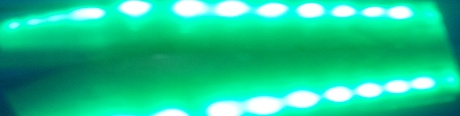
#> input picture data/green_buoy_pool_img.jpg, 460 x 116 px
$ python -i imageProcessing.py   (imports and definitions only)
#> lines starting #> are read from the running program, lines starting #| are printed output that depends on the picture; after the words box and inside, x2 and y2 are one past the last pixel; in counts of white or black regions, pixels touching at a corner belong together
#> further down, picture is the input picture: shape (116, 460, 3); mean B, G, R 144.9, 198, 27.6
import numpy as np # numerical functions
import matplotlib.pyplot as plt # plotting tools
import cv2 # opencv

class imageProcessing():
    def __init__(self):
        self.__image = None

    def __detect_green_buoy(self, img):
        #img = cv2.imread(file_name)
        img = cv2.resize(img, (640, 480))
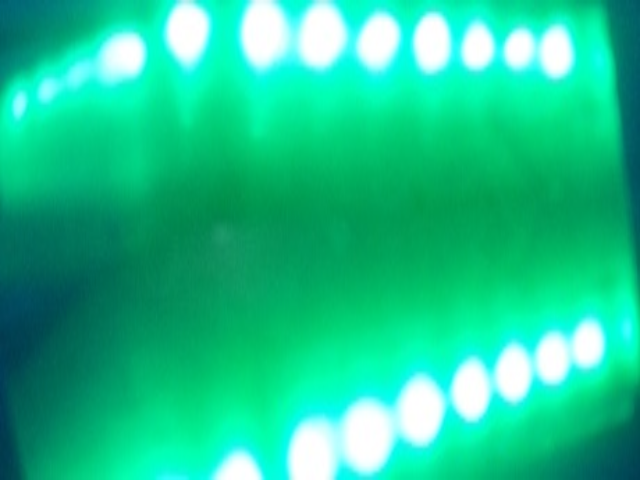
#> img: shape (480, 640, 3); mean of channels 0, 1, 2 144.7, 197.9, 27.5; drawn as B, G, R
        img = cv2.cvtColor(img, cv2.COLOR_BGR2HSV)
#> img: shape (480, 640, 3); mean H, S, V 81.2, 227, 198.2
        imhsv = cv2.boxFilter(img, -1, (10,10))
#> imhsv: shape (480, 640, 3); mean H, S, V 81.2, 227.1, 198.2
        img_thresh_hue = np.logical_and( imhsv[:,:,0] > 40, imhsv[:,:,0] < 80)
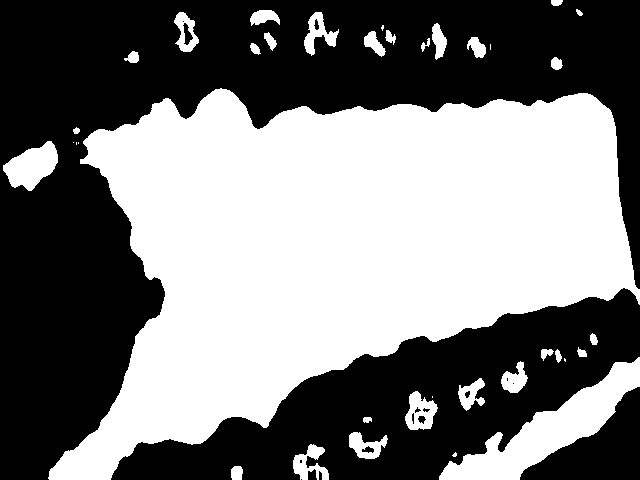
#> img_thresh_hue: shape (480, 640) bool; 48.2% white; 37 white regions (8 under 20 px), largest, box (x1, y1, x2, y2) and area: (48, 88, 640, 480) 132318, (439, 357, 640, 480) 7543, (3, 141, 58, 191) 1645
        img_thresh_sat = np.logical_and( imhsv[:,:,1] > 100, imhsv[:,:,1] < 160)
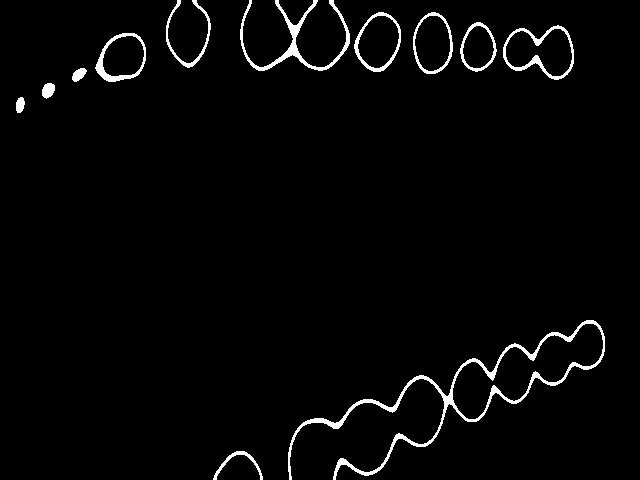
#> img_thresh_sat: shape (480, 640) bool; 2.6% white; 12 white regions, largest, box (x1, y1, x2, y2) and area: (288, 320, 605, 480) 3061, (240, 0, 350, 71) 1230, (503, 25, 574, 80) 715
        img_thresh_val = np.logical_and( imhsv[:,:,2] > 210, imhsv[:,:,2] < 250)
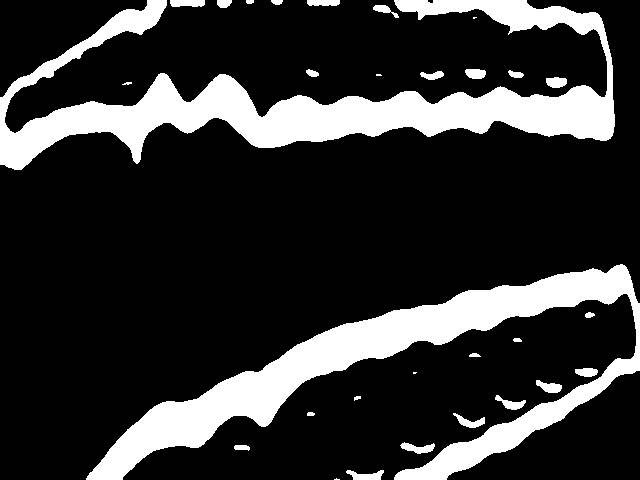
#> img_thresh_val: shape (480, 640) bool; 19.7% white; 30 white regions (4 under 20 px), largest, box (x1, y1, x2, y2) and area: (0, 0, 615, 170) 30520, (86, 264, 640, 480) 27117, (346, 470, 384, 480) 234
        img_thresh_HSV = np.logical_and(img_thresh_hue, img_thresh_sat, img_thresh_val)
#> img_thresh_HSV: shape (480, 640) bool; every value is 0

        centers = np.argwhere(img_thresh_HSV > 50)
#> centers = empty array
        center = np.mean(centers, axis=0) if centers.shape[0] > 0 else np.array([])
#> center = empty array

        return center

    def __detect_red_buoy(self, img):
        img = cv2.resize(img, (640, 480))
        img = cv2.cvtColor(img, cv2.COLOR_BGR2HSV)
        imhsv = cv2.boxFilter(img, -1, (10,10))
        img_thresh_hue = np.logical_and( imhsv[:,:,0] > 110, imhsv[:,:,0] < 170)
        img_thresh_sat = np.logical_and( imhsv[:,:,1] > 90, imhsv[:,:,1] < 130)
        img_thresh_val = np.logical_and( imhsv[:,:,2] > 220, imhsv[:,:,2] < 250)
        img_thresh_HSV = np.logical_and(img_thresh_hue, img_thresh_sat, img_thresh_val)

        centers = np.argwhere(img_thresh_HSV > 50)
        center = np.mean(centers, axis=0) if centers.shape[0] > 0 else np.array([])

        return center

    def __sensor_position(pix_x, res_x):
        sensor_pos_x = (pix_x - (res_x / 2.0)) / res_x * 3.68

        return sensor_pos_x

    def __sensor_angles(pos_x):
        focal_length = 3.04

        horizontal_angle = np.arctan2(pos_x,focal_length)
        horizontal_angle = np.degrees(horizontal_angle)

        return horizontal_angle

    def bouy_angles(self, img):
#> (the run stopped early here; a loop or call above may not have finished)
